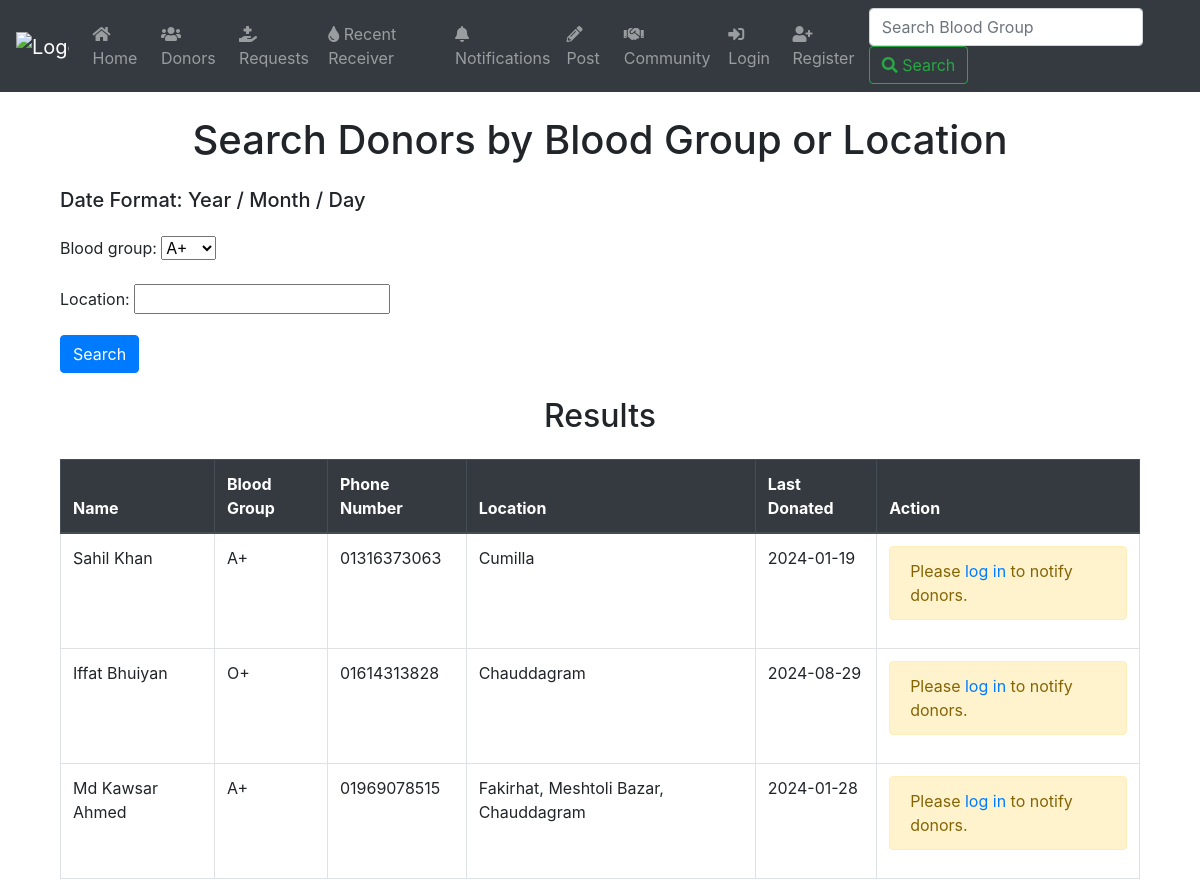
Page /search/search/ on the committed database.
### donors/models.py (models this page shows, shortened)
class Donor(models.Model):
    BLOOD_GROUP_CHOICES = [
        ('A+', 'A+'),
        ('A-', 'A-'),
        ('B+', 'B+'),
        ('B-', 'B-'),
        ('AB+', 'AB+'),
        ('AB-', 'AB-'),
        ('O+', 'O+'),
        ('O-', 'O-'),
    ]
    name = models.CharField(max_length=100)
    blood_group = models.CharField(max_length=3, choices=BLOOD_GROUP_CHOICES)
    address = models.CharField(max_length=255)
    phone_number = models.CharField(max_length=15)
    email = models.EmailField()
    created_by = models.ForeignKey(User, on_delete=models.CASCADE, default=1)  # Assuming user with ID 1 exists
    last_donated_date = models.DateField(null=True, blank=True)
    next_estimated_donating_date = models.DateField(null=True, blank=True)
    notifications = models.ManyToManyField('Notification', blank=True, related_name='donor_notifications_set')

### search/views.py (the view, shortened to what this page needs)
# urls.py: path('search/', views.search_results, name='search_results'),
def search_results(request):
    form = SearchForm(request.GET or None)
    donors = Donor.objects.all()
    return render(request, 'search_results.html', {'form': form, 'donors': donors})

### search/forms.py
class SearchForm(forms.Form):
    BLOOD_GROUP_CHOICES = [
        ('A+', 'A+'),
        ('A-', 'A-'),
        ('B+', 'B+'),
        ('B-', 'B-'),
        ('AB+', 'AB+'),
        ('AB-', 'AB-'),
        ('O+', 'O+'),
        ('O-', 'O-'),
    ]
    blood_group = forms.ChoiceField(choices=BLOOD_GROUP_CHOICES, required=True)
    location = forms.CharField(required=False)  # Change to CharField
    def __init__(self, *args, **kwargs):
        super(SearchForm, self).__init__(*args, **kwargs)
        self.fields['location'].widget.attrs.update({'list': 'location-list'})
        self.fields['location'].choices = self.get_location_choices()
    def get_location_choices(self):
        address = Donor.objects.values_list('address', flat=True).distinct()
        location_choices = [(address, address) for address in address]
        return location_choices

### search/templates/search_results.html (shortened to what this page needs)
{% extends 'base.html' %}
{% block content %}
<div class="container mt-3">
    <h1 class="text-center mb-4">Search Donors by Blood Group or Location</h1>
    <h5 class="my-4">Date Format: Year / Month / Day</h5>
    <form method="get" action="{% url 'search_results' %}" class="justify-content-center mb-4">
        {{ form.as_p }}
        <button type="submit" class="btn btn-primary">Search</button>
    </form>
    <h2 class="text-center mb-4">Results</h2>
    {% if donors %}
        <div class="table-responsive">
            <table class="table table-bordered table-hover">
                <thead class="thead-dark">
                    <tr>
                        <th scope="col">Name</th>
                        <th scope="col">Blood Group</th>
                        <th scope="col">Phone Number</th>
                        <th scope="col">Location</th>
                        <th scope="col">Last Donated</th>
                        <th scope="col">Action</th>
                    </tr>
                </thead>
                <tbody>
                {% for donor in donors %}
                    <tr>
                        <td>{{ donor.name }}</td>
                        <td>{{ donor.blood_group }}</td>
                        <td>{{ donor.phone_number }}</td>
                        <td>{{ donor.address }}</td>
                        <td>{{ donor.last_donated_date|date:'Y-m-d' }}</td>
                        <td>
                            {% if user.is_authenticated %}
                                {% if donor.is_eligible_to_donate %}
                                    <button type="button" class="btn btn-warning btn-sm" data-toggle="modal" data-target="#notifyModal{{ donor.id }}">Notify</button>
                                    <div class="modal fade" id="notifyModal{{ donor.id }}" tabindex="-1" role="dialog" aria-labelledby="notifyModalLabel{{ donor.id }}" aria-hidden="true">
                                        <div class="modal-dialog" role="document">
                                            <div class="modal-content">
                                                <div class="modal-header">
                                                    <h5 class="modal-title" id="notifyModalLabel{{ donor.id }}">Notify Donor</h5>
                                                    <button type="button" class="close" data-dismiss="modal" aria-label="Close">
                                                        <span aria-hidden="true">&times;</span>
                                                    </button>
                                                </div>
                                                <form method="post" action="{% url 'send_confirmation_sms' donor.id %}">
                                                    {% csrf_token %}
                                                    <div class="modal-body">
                                                        <div class="form-group">
                                                            <label for="patient_name">Patient Name</label>
                                                            <input type="text" class="form-control" id="patient_name" name="patient_name" required>
                                                        </div>
                                                        <div class="form-group">
                                                            <label for="patient_condition">Patient Condition</label>
                                                            <input type="text" class="form-control" id="patient_condition" name="patient_condition" required>
                                                        </div>
                                                        <div class="form-group">
                                                            <label for="blood_group">Blood Group</label>
                                                            <input type="text" class="form-control" id="blood_group" name="blood_group" required>
                                                        </div>
                                                        <div class="form-group">
                                                            <label for="location">Location</label>
                                                            <input type="text" class="form-control" id="location" name="location" required>
                                                        </div>
                                                        <div class="form-group">
                                                            <label for="number">Contact Number</label>
                                                            <input type="text" class="form-control" id="number" name="number" required>
                                                        </div>
                                                        <div class="form-group">
                                                            <label for="reason">Reason for Donation</label>
                                                            <input type="text" class="form-control" id="reason" name="reason" required>
                                                        </div>
                                                    </div>
                                                    <div class="modal-footer">
                                                        <button type="submit" class="btn btn-primary">Send SMS</button>
                                                    </div>
                                                </form>
                                            </div>
                                        </div>
                                    </div>
                                {% else %}
                                    <span class="badge badge-danger">Not Eligible</span>
                                {% endif %}
                            {% else %}
                                <div class="alert alert-warning" role="alert">
                                    Please <a href="{% url 'login' %}">log in</a> to notify donors.
                                </div>
                            {% endif %}
                        </td>
                    </tr>
                {% endfor %}
                </tbody>
            </table>
        </div>
    {% else %}
        <p class="text-center">No results found</p>
    {% endif %}
</div>
{% endblock %}

### rows in the picture
Donor: name "Sahil Khan", blood_group "A+", phone_number "01316373063", address "Cumilla", last_donated_date "2024-01-19"
Donor: name "Iffat Bhuiyan", blood_group "O+", phone_number "01614313828", address "Chauddagram", last_donated_date "2024-08-29"
Donor: name "Md Kawsar Ahmed", blood_group "A+", phone_number "01969078515", address "Fakirhat, Meshtoli Bazar, Chauddagram", last_donated_date "2024-01-28"
